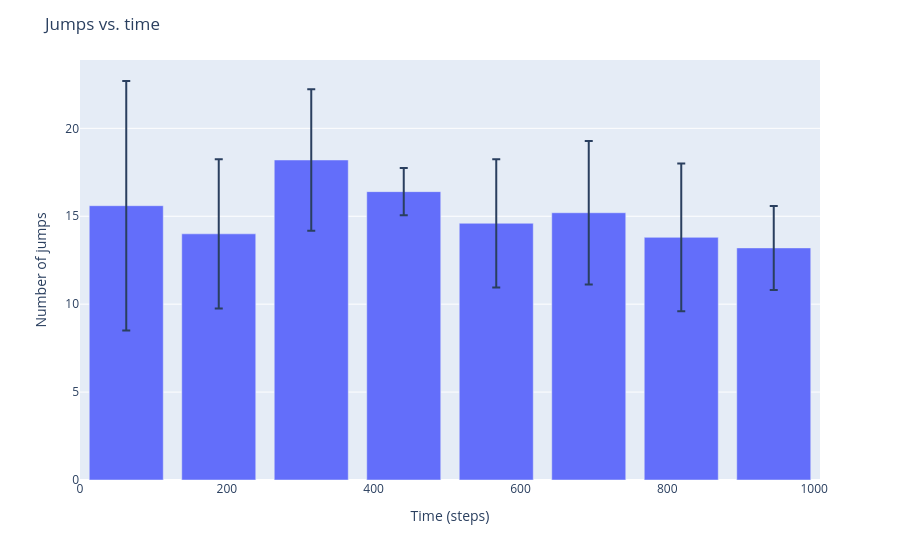

This figure's notebook cell:
### Code cell
jumps.plot_jumps_vs_time(n_parts=5)

### Figure 1 — Plotly figure (JSON) as saved in the notebook; plotly's stock layout.template omitted (floating-point values rounded to 4 significant figures)
{"data": [{"error_y": {"array": [7.092, 4.243, 4.025, 1.342, 3.647, 4.087, 4.207, 2.387]}, "hovertemplate": "time=%{x}<br>count=%{y}<extra></extra>", "legendgroup": "", "marker": {"color": "#636efa", "pattern": {"shape": ""}}, "name": "", "orientation": "v", "showlegend": false, "textposition": "auto", "type": "bar", "x": [63.0, 189.0, 315.0, 441.0, 567.0, 693.0, 819.0, 945.0], "xaxis": "x", "y": [15.6, 14.0, 18.2, 16.4, 14.6, 15.2, 13.8, 13.2], "yaxis": "y"}], "layout": {"bargap": 0.2, "barmode": "relative", "legend": {"tracegroupgap": 0}, "margin": {"t": 60}, "title": {"text": "Jumps vs. time"}, "xaxis": {"anchor": "y", "domain": [0.0, 1.0], "title": {"text": "Time (steps)"}}, "yaxis": {"anchor": "x", "domain": [0.0, 1.0], "title": {"text": "Number of jumps"}}}}
